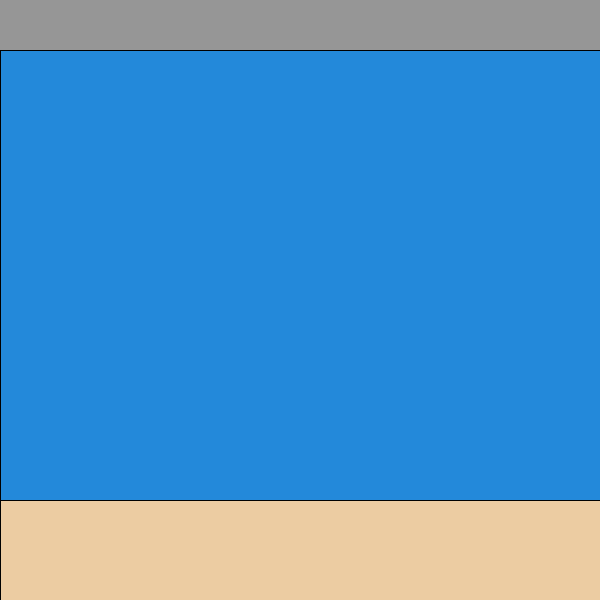
Frame 1 (no input)
Frame 60 (the mouse pressed at the canvas centre just before this capture): identical to frame 1, image omitted
Frame 120 (the mouse held since frame 60 and released just before this capture): identical to frame 1, image omitted

The Processing sketch that drew this single still picture (run headless with seeded random() and noise(); from frame 60 on, the mouse is pressed at the canvas centre):

// Processing sketch: aquariumDriver
// ── aquariumDriver.pde
Tank t;
int tankX = 0;
int tankY = 50;
int floorH = 100;
int tankW;
int tankH;


void setup() {
  size(600, 600);
  tankW = width;
  tankH = height - 50;
  t = new Tank(tankX, tankY, tankW, tankH, floorH);
  t.display();
}//setup


void draw() {
  background(150);
  //t.moveAnimals();
  t.display();
}

void mouseClicked() {
  //t.addAnimal(mouseX, mouseY);
}

// ── Animal.pde
class Animal {
  int ax;
  int ay;
  int aSize;
  int xSpeed;
  int ySpeed;
  
  Animal(int x, int y, int as) {
    ax = x;
    ay = y;
    aSize = as;
  }
  
  void display() {
    circle(ax, ay, aSize);
  }
  
  void move() {
    ax += xSpeed;
    ay += ySpeed;
    if(ax <= 0 || ax >= width) {
      xSpeed *= -1;
    }
    if(ay <= 0 || ay >= height) {
      ySpeed *= -1;
    }
  }
}

// ── Crab.pde
//class Crab extends Animal{
  
//  Crab(){
//    super(mouseX, mouseY, tankW, tankH);
//  }
  
//  void display(){
//    fill(255, 0, 0);
//    ellipse(fishx, fishy, fishw, fishl);
//  }
  
//  void bounce(){
//    if((fishy + fishl/2) > height || fishy - fishl/2 < height - floorH){
//      fishvy *= -1;
//    }
//    if((fishx + fishw/2) > width || fishx - fishw/2 < tankX){
//      fishvx *= -1;
//    }
//    for(int i = 0; i < animals.size(); i++) {
//      Animal ani = animals.get(i);
//      if(dist(this.fishx, this.fishy, ani.fishx, ani.fishy) < 20 && this.fishx != ani.fishx && this.fishy != ani.fishy){
//        fishvy *= -1;
//        fishvx *= -1;
//      }
//    }
//  }
//}

// ── Goldfish.pde
//class Goldfish extends Animal{
  
//  Goldfish(){
//    super(mouseX, mouseY, tankW, tankH);
//  }
  
//  void display(){
//    fill(255, 165, 0);
//    ellipse(fishx, fishy, fishw, fishl);
//  }
  
//  void bounce(){
//    super.bounce();
//    if((fishy + fishl/2) > height - floorH){
//      fishvy *= -1;
//    }
//  }  
//}

// ── Tank.pde
class Tank {
  int tankX;
  int tankY;
  int tHeight;
  int tWidth;
  int floorHeight;

  Tank(int x, int y, int w, int h, int fH) {
    tankX = x;
    tankY = y;
    tHeight = h;
    tWidth = w;
    floorHeight = fH;
  }
  
  void display() {
    fill(35, 137, 218);
    rect(tankX, tankY, tWidth, tHeight);
    fill(236, 204, 162);
    rect(tankX, (tankY + tHeight)-floorHeight, tWidth, floorHeight);
  }

  void addAnimal(int x, int y) {
    
  }

  void moveAnimals() {
    
  }
}
